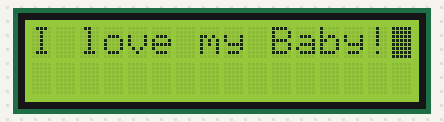
The sketch below on a simulated Arduino Uno, built with avr-gcc and run on an emulated ATmega328P. Shown: 16×2 character LCD.

Above: at 0.1 s.
At 2.1 s:
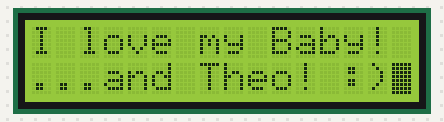
At 4.1 s:
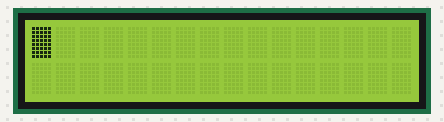

The sketch:

Shield_LCD16x2.ino
```cpp
#include <LiquidCrystal.h>
LiquidCrystal lcd(7, 6, 5, 4, 3, 2);

void setup() {
  Serial.begin(9600);
  lcd.begin(16, 2);
}

void loop() {
  lcd.setCursor(0, 0);
  lcd.blink();
  lcd.print("I love my Baby!");
  delay (2000);
  lcd.setCursor(0, 1);
  lcd.print("...and Theo! :)");
  delay(2000);
  lcd.clear();
  delay(4000);
}
```

Measured:
- by itself, everything shown: repeats every 8.0 s, in 3 steps
- what the display in image 1 shows lasts 2.0 s, from 2.1 s to 4.1 s
- what the display in image 2 shows lasts 4.0 s, from 4.1 s to 8.1 s
